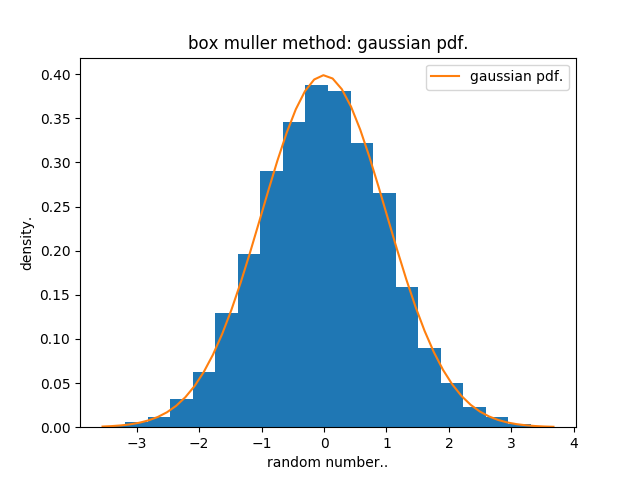

Generate this figure with Python:
import numpy as np
import matplotlib.pyplot as plt 

x1=np.random.rand(10000)
x2=np.random.rand(10000)
y1=np.sqrt(-2*np.log(x1))*np.cos(2*np.pi*x2)

plt.hist(y1,bins=20,density=True) 

xdata=np.linspace(min(y1),max(y1)) 
ydata=np.exp(-xdata**2/2)/np.sqrt(2*np.pi) 

plt.plot(xdata,ydata,label='gaussian pdf.')

plt.xlabel('random number..')
plt.ylabel('density.')
plt.title('box muller method: gaussian pdf.')

plt.legend()
plt.show() 
